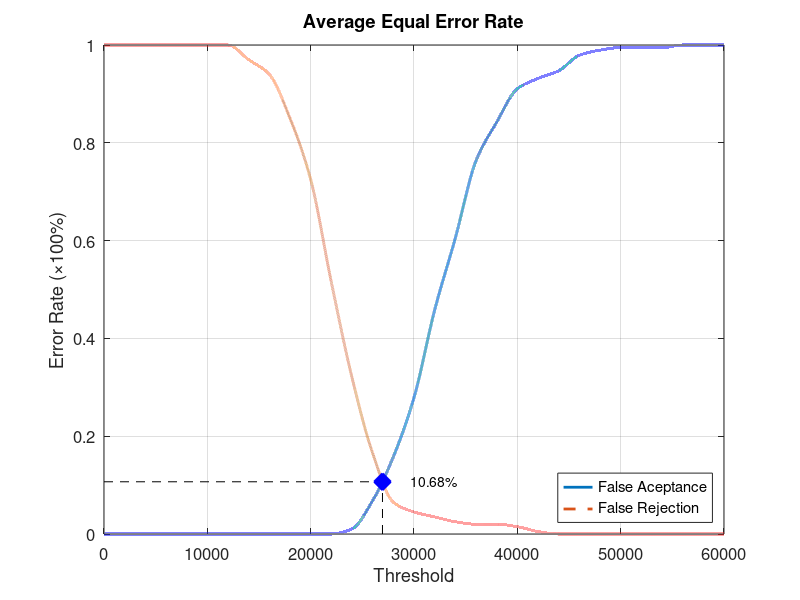
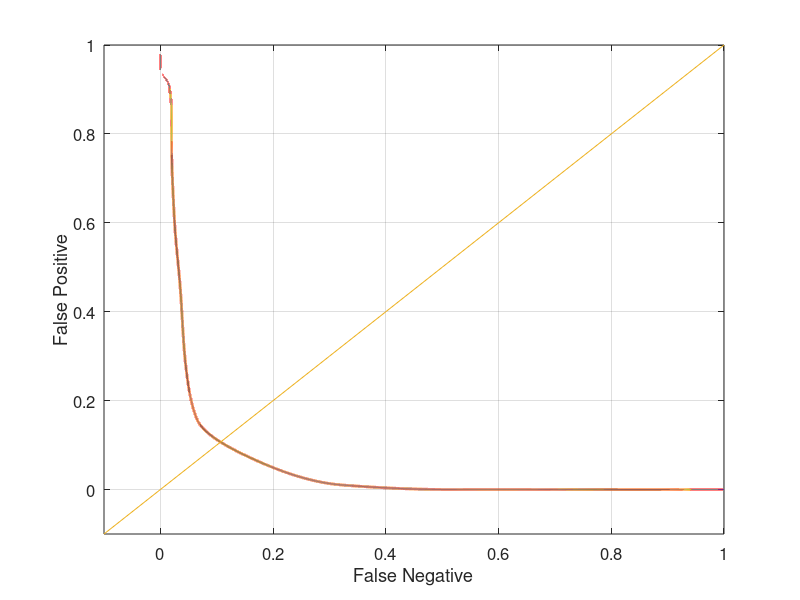

MATLAB code to generate these figures, in order:
function yEER = Database1_2
close all;
clear;
clc;
x = 0:2000:60000;
xq = 0:0.5:60000;

y0 = [0 0 0 0 0 0 0 0 0 0 0 0 0.0105263 0.0684211 0.157895 0.278947 0.457895 0.605263 0.763158 0.842105 0.910526 0.931579 0.947368 0.978947 0.989474 0.994737 0.994737 0.994737 1 1 1];
yy0 = interp1(x, y0, xq, 'pchip');
y1 = [1 1 1 1 1 1 1 0.97 0.94 0.85 0.725 0.515 0.32 0.165 0.065 0.045 0.035 0.025 0.02 0.02 0.015 0.005 0 0 0 0 0 0 0 0 0];
yy1 = interp1(x, y1, xq, 'pchip');

% Calculating EER: 
y2 = abs(y0 - y1);
find(y2 == min(y2))
yy2 = abs(yy0 - yy1);
xEER = find(yy2 == min(yy2));
xEERIndex = xq(xEER) % X-axis EER
yEER = yy0(xEER) % Y-axis EER

main = figure
plot(xq, yy0,'-','LineWidth', 2);	hold on
plot(xq, yy1,'--','LineWidth', 2);	hold on
plot([xEERIndex xEERIndex], [0 yEER], 'k--');	hold on
plot([0 xEERIndex], [yEER yEER], 'k--');	hold on
plot(xEERIndex, yEER, 'bx', 'LineWidth', 10);	hold on
text(xEERIndex + 10 * xEERIndex / 100, yEER, [num2str(round((10000 * yEER)) / 100) '%'])
legend('False Aceptance', 'False Rejection', 'Location', 'SouthEast')
xlabel('Threshold')
ylabel('Error Rate (\times100%)')
title('Average Equal Error Rate')
set(gca, 'FontSize', 12)
axis([0 60000 0 1])
grid on

print(main, 'Database1_2Main', '-dpng');
FNRxFPR = figure('Color', [1 1 1]);
plot(yy1, yy0, '-', yy1, yy0, 'LineWidth', 2);
hold on
y = -0.1:0.1:1
plot(y, y); 
set(gca, 'FontSize', 12)
xlabel('False Negative')
ylabel('False Positive')
axis([-0.1 1 -0.1 1])
set(gca, 'FontSize', 12)
grid on

print(FNRxFPR, 'Database1_2FNRxFPR','-dpng');
end
